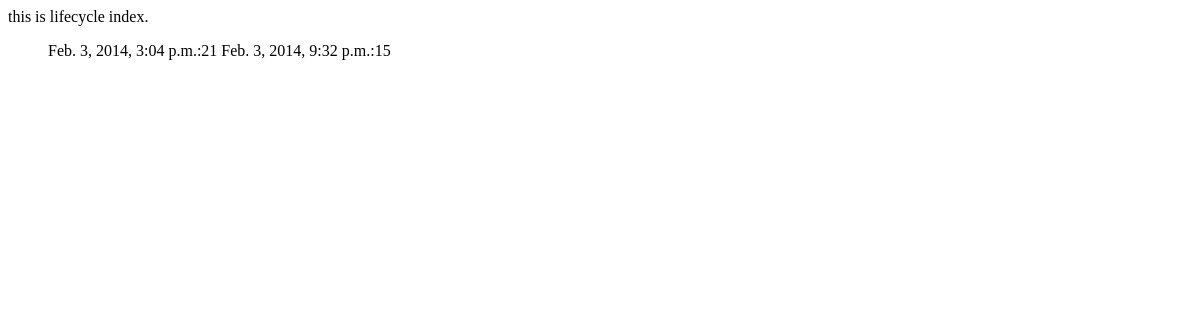
/lifecycle/, run on an earlier commit of the app's database.
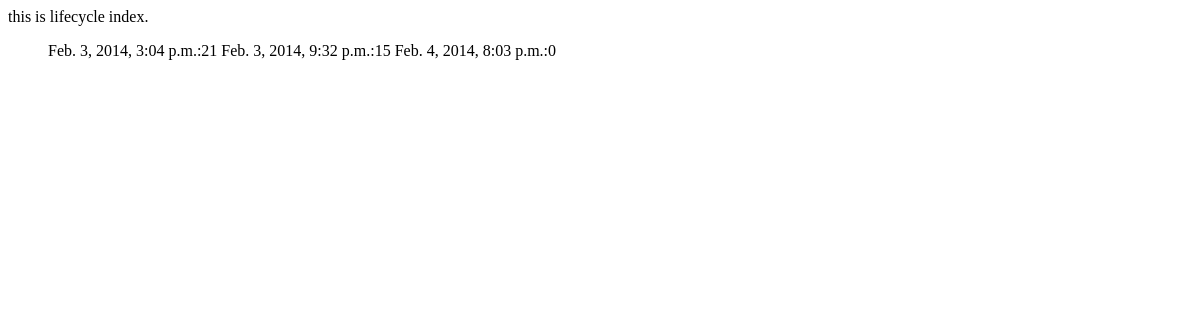
And on a later commit of the database.
### lifecycle/models.py (models this page shows)
class LifeCycleCurve(models.Model):
	date = models.DateTimeField()
	number = models.IntegerField(default=0)

### lifecycle/views.py (the view)
def index(request):
	date_number = lc.objects.all()
	context = {'date_number': date_number}
	return render(request, "lifecycle/index.html", context)

### lifecycle/templates/lifecycle/index.html (shortened to what this page needs)
{% if date_number %}
	<ul>
	{% for row in date_number%}
		{{ row.date }}:{{ row.number }}
	{% endfor %}
	</ul>
{% else %}
	<p>No polls are available.</p>
{% endif %}

What changed in the data, as far as the page shows it:
added LifeCycleCurve: date "Feb. 4, 2014, 8:03 p.m.", number "0"
